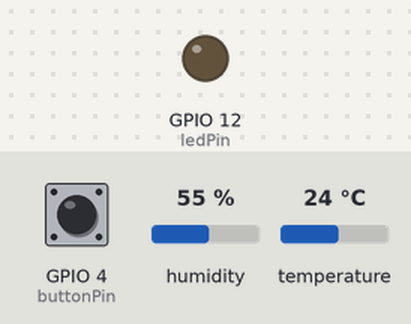
This sketch was run on a simulated ESP8266 (NodeMCU). On the bench: output pins drawn as LEDs (lit = HIGH). The inputs (shaded band) are chosen by the test bench; at power-on: GPIO 4 (buttonPin) LOW, humidity 55 %, temperature 24 °C. WiFi joins after 1.5 s; servers stay silent unless stated; what the sketch prints to the serial monitor is not drawn.

Above: at 2.7 s.
2.8 s: GPIO 4 (buttonPin) pulled HIGH for 0.15 s
At 3.2 s:
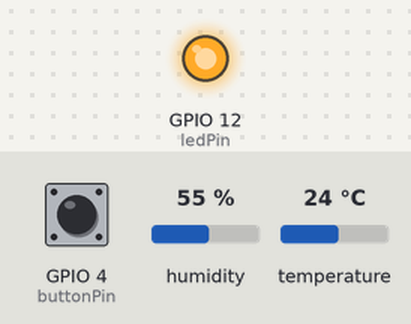
5.9 s: GPIO 4 (buttonPin) pulled HIGH for 1 s
At 6.8 s:
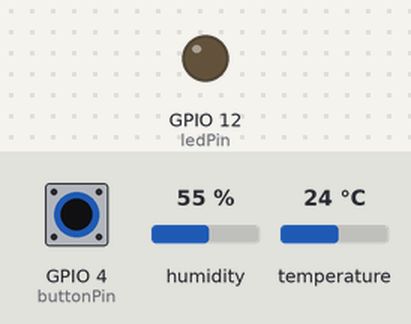
8.4 s: GPIO 4 (buttonPin) pulled HIGH for 3.2 s
At 9.9 s:
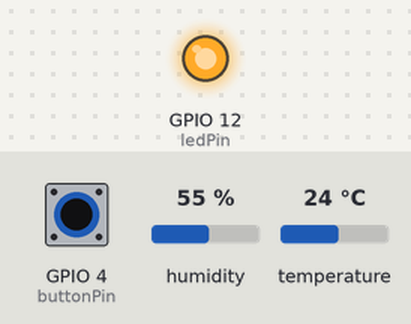
Timing chart, 0 to 11.4 s (numbered marks = the images above; inputs shaded):
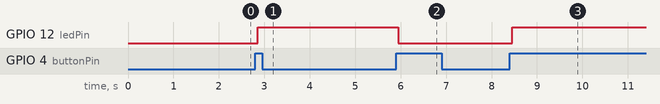

The sketch:

Praktikum_1.ino
```cpp
#include <ESP8266WiFi.h>
#include <ESPAsyncTCP.h>
#include <ESPAsyncWebServer.h>
#include <DHT.h>

const char* ssid = "trrrr";
const char* password = "12345678";

// Konfigurasi Pin
const byte dhtPin = 2;        // D4 (GPIO 2)
const byte buttonPin = 4;     // D2 (GPIO 4)
const byte ledPin = 12;       // D6 (GPIO 12)

DHT dht(dhtPin, DHT22);

// Variabel Pelacak Status (State & Cache)
bool ledState = false;
String currentTemp = "--";
int buttonState;
int lastButtonState = LOW;
unsigned long lastDebounceTime = 0;
const unsigned long debounceDelay = 50;
unsigned long lastTime = 0;

// Inisialisasi Async Web Server (port 80) & WebSocket (rute /ws)
AsyncWebServer server(80);
AsyncWebSocket ws("/ws");

// ---------------- HTML & JAVASCRIPT (FRONT-END) ----------------
const char index_html[] PROGMEM = R"rawliteral(
<!DOCTYPE html>
<html>
<head>
  <meta name="viewport" content="width=device-width, initial-scale=1">
  <title>Real-Time IoT Web</title>
  <style>
    body { font-family: Arial; text-align: center; }
    .card { background: #f0f0f0; margin: 20px auto; padding: 20px; max-width: 300px; border-radius: 10px; }
    button { padding: 15px 30px; font-size: 20px; border-radius: 5px; cursor: pointer; color: white;}
    .btn-on { background-color: #4CAF50; }
    .btn-off { background-color: #f44336; }
  </style>
</head>
<body>
  <h1>Smart Room</h1>
  <div class="card">
    <h2>Suhu: <span id="tempValue">--</span> Celcius</h2>
  </div>
  <div class="card">
    <h2>LED: <span id="ledStatus">OFF</span></h2>
    <button id="toggleBtn" class="btn-off" onclick="toggleLed()">Turn ON</button>
  </div>

  <script>
    var gateway = `ws://${window.location.hostname}/ws`;
    var websocket;

    window.addEventListener('load', onLoad);
    function onLoad(event) { initWebSocket(); }

    function initWebSocket() {
      websocket = new WebSocket(gateway);
      websocket.onopen    = onOpen;
      websocket.onclose   = onClose;
      websocket.onmessage = onMessage;
    }

    function onOpen(event) { console.log('WebSocket Terkoneksi'); }
    function onClose(event) { setTimeout(initWebSocket, 2000); }

    function toggleLed(){
      websocket.send('toggle');
    }

    function onMessage(event) {
      var dataObj = JSON.parse(event.data);

      if(dataObj.suhu !== undefined) {
         document.getElementById('tempValue').innerHTML = dataObj.suhu;
      }

      if(dataObj.led !== undefined) {
         var btn = document.getElementById('toggleBtn');
         var status = document.getElementById('ledStatus');
         if(dataObj.led == "1"){
           status.innerHTML = "ON";
           btn.innerHTML = "Turn OFF";
           btn.className = "btn-on";
         } else {
           status.innerHTML = "OFF";
           btn.innerHTML = "Turn ON";
           btn.className = "btn-off";
         }
      }
    }
  </script>
</body>
</html>
)rawliteral";

// ---------------- BACK-END & WEBSOCKET LOGIC ----------------

// Menyebarkan paket data JSON ke SELURUH browser pengunjung
void notifyClients() {
  String jsonString = "{\"led\":\"" + String(ledState ? 1 : 0) + "\", ";
  jsonString += "\"suhu\":\"" + currentTemp + "\"}";
  ws.textAll(jsonString);
}

// Handler pesan masuk (dari klik browser)
void handleWebSocketMessage(void *arg, uint8_t *data, size_t len) {
  AwsFrameInfo *info = (AwsFrameInfo*)arg;
  if (info->final && info->index == 0 && info->len == len && info->opcode == WS_TEXT) {
    data[len] = 0;
    if (strcmp((char*)data, "toggle") == 0) {
      ledState = !ledState;
      notifyClients();
    }
  }
}

// Event handler WebSocket
void onEvent(AsyncWebSocket *server, AsyncWebSocketClient *client, AwsEventType type,
             void *arg, uint8_t *data, size_t len) {
  switch (type) {
    case WS_EVT_CONNECT:
      Serial.printf("Client WebSocket #%u terhubung\n", client->id());
      notifyClients();
      break;
    case WS_EVT_DISCONNECT:
      Serial.printf("Client WebSocket #%u terputus\n", client->id());
      break;
    case WS_EVT_DATA:
      handleWebSocketMessage(arg, data, len);
      break;
  }
}

void setup() {
  Serial.begin(115200);

  // Tombol sebagai input (resistor pull-down eksternal)
  pinMode(buttonPin, INPUT);

  pinMode(ledPin, OUTPUT);
  digitalWrite(ledPin, LOW);
  dht.begin();

  WiFi.mode(WIFI_STA);
  WiFi.begin(ssid, password);
  while (WiFi.status() != WL_CONNECTED) { delay(500); Serial.print("."); }
  Serial.println("\nIP Address: " + WiFi.localIP().toString());

  server.on("/", HTTP_GET, [](AsyncWebServerRequest *request){
    request->send_P(200, "text/html", index_html);
  });

  ws.onEvent(onEvent);
  server.addHandler(&ws);
  server.begin();
}

void loop() {
  ws.cleanupClients();

  // 1. Eksekusi perangkat keras LED
  digitalWrite(ledPin, ledState ? HIGH : LOW);

  // 2. Baca tombol fisik (debounce) tanpa nge-freeze program
  int reading = digitalRead(buttonPin);
  if (reading != lastButtonState) {
    lastDebounceTime = millis();
  }
  if ((millis() - lastDebounceTime) > debounceDelay) {
    if (reading != buttonState) {
      buttonState = reading;

      // Pull-down eksternal: tombol ditekan = HIGH
      if (buttonState == HIGH) {
        ledState = !ledState;
        notifyClients();
      }
    }
  }
  lastButtonState = reading;

  // 3. Baca DHT setiap 3 detik tanpa memblokir CPU
  if ((millis() - lastTime) > 3000) {
    float t = dht.readTemperature();
    if (!isnan(t)) {
      currentTemp = String(t);
      notifyClients();
    }
    lastTime = millis();
  }
}
```

Measured:
- after the input at 2.8 s, GPIO 12 (ledPin): LOW → HIGH after 0.05 s
- after the input at 5.9 s, GPIO 12 (ledPin): HIGH → LOW after 0.05 s
- after the input at 8.4 s, GPIO 12 (ledPin): LOW → HIGH after 0.05 s
